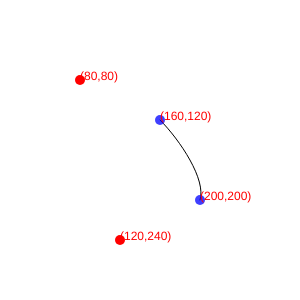
Frame 1 (no input)
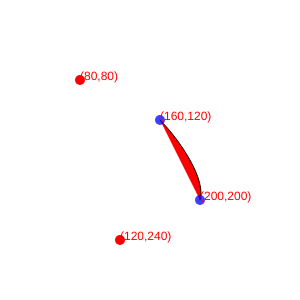
Frame 60 (no input)
Frame 120 (the mouse pressed at the canvas centre since frame 60): identical to frame 60, image omitted

The p5.js sketch that drew these frames (run headless with seeded random() and noise() and a simulated clock; from frame 60 on, the mouse is pressed at the canvas centre):

// p5.js sketch
// ── sketch.js
let x1 = 80;
let y1 = 80;
let x2 = 160;
let y2 = 120;
let x3 = 200;
let y3 = 200;
let x4 = 120;
let y4 = 240;
let d1 = false;
let d2 = false;
let d4 = false;
let d3 = false;
let d5 = false;

function setup() {
  createCanvas(300, 300);
}

function draw() {
  background(255);
  stroke(0);
  curve(x1, y1, x2, y2, x3, y3, x4, y4);
  noStroke();
  fill(255, 0, 0);
  ellipse(x1, y1, 10, 10);
  fill(0, 0, 255, 192);
  ellipse(x3, y3, 10, 10);
  ellipse(x2, y2, 10, 10);
  fill(255, 0, 0);
  ellipse(x4, y4, 10, 10);

  noStroke();
  text("(" + x1 + "," + y1 + ")", x1, y1);
  text("(" + x2 + "," + y2 + ")", x2, y2);
  text("(" + x3 + "," + y3 + ")", x3, y3);
  text("(" + x4 + "," + y4 + ")", x4, y4);

  if (d1) {
    x1 = mouseX;
    y1 = mouseY;
  }
  if (d2) {
    x2 = mouseX;
    y2 = mouseY;
  }
  if (d3) {
    x3 = mouseX;
    y3 = mouseY;
  }
  if (d4) {
    x4 = mouseX;
    y4 = mouseY;
  }
}

function mouseDragged() {
  if (dist(mouseX, mouseY, x1, y1) < 10) {
    d1 = true;
  }
  if (dist(mouseX, mouseY, x2, y2) < 10) {
    d2 = true;
  }
  if (dist(mouseX, mouseY, x3, y3) < 10) {
    d3 = true;
  }
  if (dist(mouseX, mouseY, x4, y4) < 10) {
    d4 = true;
  }
  if (dist(mouseX, mouseY, x5, y5) < 10) {
    d5 = true;
  }
}

function mouseReleased() {
  d1 = false;
  d2 = false;
  d3 = false;
  d4 = false;
  d5 = false;
}
